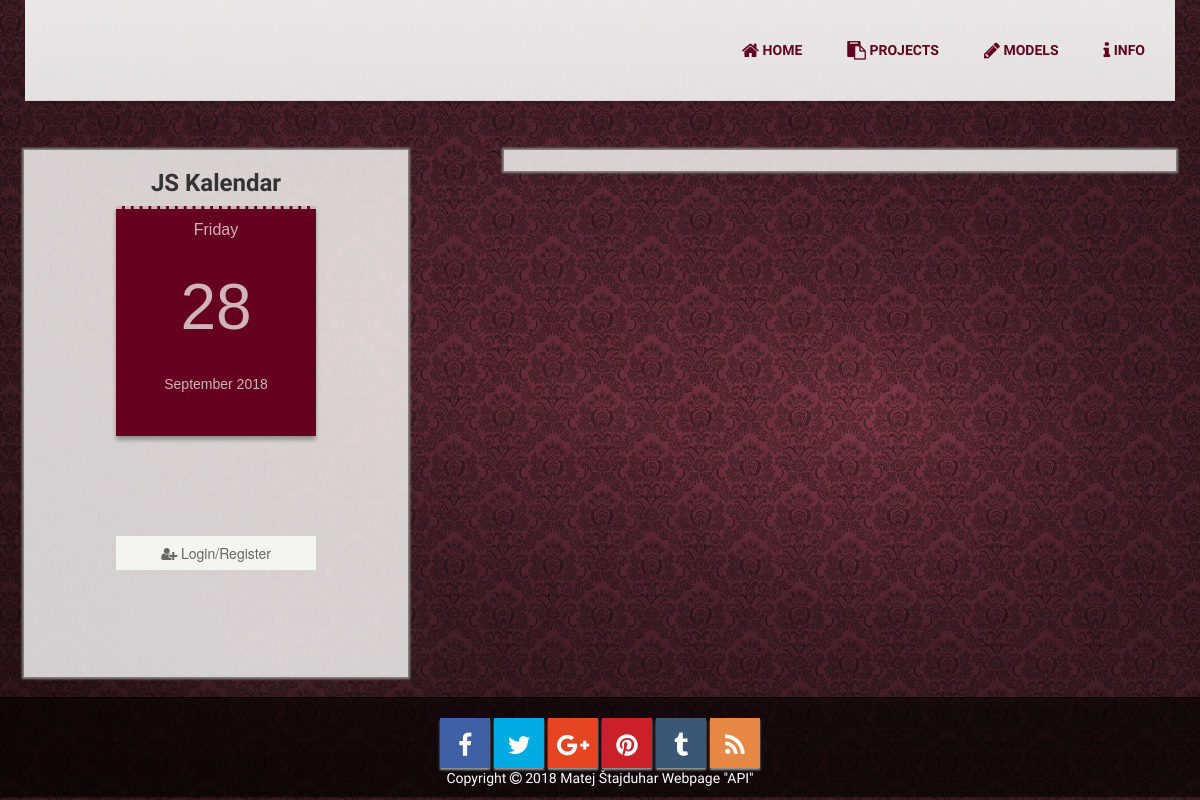
The page /projects.php on the database as committed earlier.
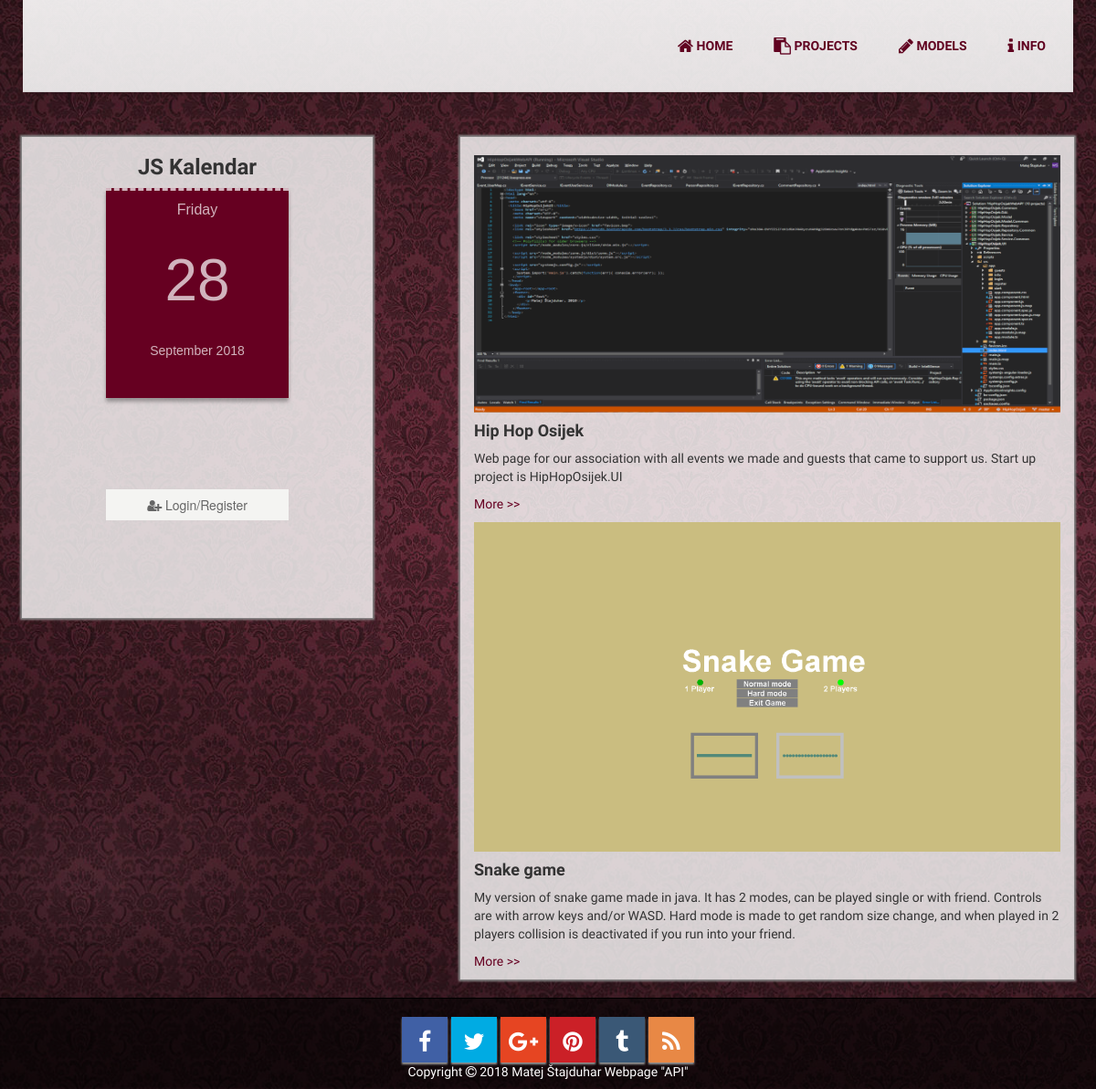
The same page on the database as committed later.
### tables this page shows
CREATE TABLE `projects` (
  `id` int(11) NOT NULL,
  `title` varchar(50) NOT NULL,
  `text` varchar(1000) NOT NULL,
  `link` varchar(100) NOT NULL
);

### projects.php (the view)
<!DOCTYPE html>
<html>
	<head>
		<?php include_once 'Shared/header.php'; ?>
	</head>
	<body>
		<div class="wrapper">
			<?php include_once 'Shared/navbar.php' ?>
			<div class="sadrzaj">
				<div class="container">
					<div class="row">
						<div class="col-sm-4">
							<?php include_once 'Shared/carelo.php' ?>
						</div>
						<div class="col-sm-7 col-sm-offset-1">
							<div class="faks">
								<div class="content row" style="padding-top: 20px;">
									<div class="col-md-12">
									<?php
										try {
											include_once 'konfig.php';
	  										$veza = new PDO($dsn, $user, $password);
	  										$izraz = $veza->prepare("select * from projects;");
	  										$izraz->execute();
	  										$rez = $izraz->fetchALL(PDO::FETCH_OBJ);
	  										foreach ($rez as $red) {
	  											?>
												<p><img src="images/projects/<?php echo $red -> title?>.png" width="100%;" height="auto;" alt=""></p>
												<h4><strong><?php echo $red -> title; ?></strong></h4>
												<p style="overflow-x: hidden;width: 100%;"><?php echo $red -> text; ?></p>
												<p><a target="_blank" href="<?php echo $red -> link; ?>">More >></a></p>
	  											<?php
	  										}
										} catch (PDOException $e) {
											print_r($e);
										}
									?>
									</div>
								</div>
							</div>
						</div>
					</div>
				</div>
			</div>
		</div>
		<?php include_once 'Shared/footer.php'; ?>
	</body>
</html>

### Shared/header.php (shortened to what this page needs)
<link rel="stylesheet" href="style.css" type="text/css">
<link rel="stylesheet" href="https://maxcdn.bootstrapcdn.com/font-awesome/4.5.0/css/font-awesome.min.css">
<link rel="stylesheet" href="http://maxcdn.bootstrapcdn.com/bootstrap/3.3.6/css/bootstrap.min.css">
<link rel="stylesheet" href="https://cdnjs.cloudflare.com/ajax/libs/font-awesome/4.7.0/css/font-awesome.min.css">
<link rel="stylesheet" href="https://maxcdn.bootstrapcdn.com/bootstrap/3.3.6/css/bootstrap.min.css">
<link rel="stylesheet" href="https://maxcdn.bootstrapcdn.com/bootstrap/3.3.6/css/bootstrap-theme.min.css">

### Shared/navbar.php (shortened to what this page needs)
<?php
$currentpage = $_SERVER['REQUEST_URI'];
$webpage = "/api/";
?>
<div class="container">
	<nav class="navbar navbar-default navbar-fixed-top" role="navigation">
		<div class="fluid-container">
			<div class="collapse navbar-collapse" id="myNavbar">
				<ul class="nav navbar-nav">
		 			<li <?php if( $currentpage == $webpage . "index.php") {echo 'class="active"';}?>>
		 				<a class="hvr-underline-from-center" href="index.php"><i class="fa fa-home fa-lg"></i>&nbsp;HOME</a>
		 			</li>
       				<li <?php if( $currentpage == $webpage . "projects.php") {echo 'class="active"';}?>>
       					<a class="hvr-underline-from-center" href="projects.php"><i class="fa fa-clipboard fa-lg"></i>&nbsp;PROJECTS</a>
       				</li>
       				<li <?php if( $currentpage == $webpage . "models.php") {echo 'class="active"';}?>>
       					<a class="hvr-underline-from-center" href="models.php"><i class="fa fa-pencil fa-lg"></i>&nbsp;MODELS</a>
       				</li>
			 		<li <?php if( $currentpage == $webpage . "info.php") {echo 'class="active"';}?>>
			 			<a class="hvr-underline-from-center" href="info.php"><i class="fa fa-info fa-lg"></i>&nbsp;INFO</a>
			 		</li>
				</ul>
			</div>
		</div>
	</nav>
</div>

### Shared/calendar.php (shortened to what this page needs)
<h3><strong>JS Kalendar</strong></h3>
<div id="calendar">
	<p id="calendar-day"></p>
	<p id="calendar-date"></p>
	<p id="calendar-month-year"></p>
</div>

### Shared/carelo.php (shortened to what this page needs)
<?php
try {
	include 'calendar.php';
	if(isset($_SESSION['login'])){
		include_once 'user.php';
		$u=unserialize($_SESSION['user']);
?>
		<br><h4>Contact me&nbsp;<i class="fa fa-envelope-o"></i></h4>
		<form role="form" method="post" action="mail.php">
			<div class="input-group">
					<input type="text" name="email" class="form-control" value="<?php echo $u->getEmail(); ?>" aria-describedby="basic-addon2">
					<span class="input-group-addon" id="basic-addon2">@example.com</span>
				</div><br>
			<div class="input-group">
					<span class="input-group-addon" id="basic-addon3">Title</span>
					<input type="text" name="Title" class="form-control" id="basic-url" aria-describedby="basic-addon3">
			</div><br>
			<textarea cols="47" rows="12" name="poruka" placeholder="Message..."></textarea><br>
			<input type="submit" value="Submit" class="btn btn-default">
		</form>
		<a href="logout.php"><input type="submit" value="Logout" class="btn btn-default"></a>
<?php
	}else{
?>
		<a id="modal_trigger" href="#modal" class="btn"><i class="fa fa-user-plus"></i>&nbsp;Login/Register</a>
	<?php
	}
}catch (PDOException $e){
	print_r($e);
}
?>

### Shared/footer.php
<div id="footer">
	<br>
	<a class="facebookBtn smGlobalBtn" href="https://www.facebook.com/matej.stajduhar.75" target="_blank"></a>
	<a class="twitterBtn smGlobalBtn" href="https://twitter.com/" target="_blank" ></a>
	<a class="googleplusBtn smGlobalBtn" href="https://plus.google.com/" target="_blank"></a>
	<a class="pinterestBtn smGlobalBtn" href="https://www.pinterest.com/" target="_blank"></a>
	<a class="tumblrBtn smGlobalBtn" href="https://www.tumblr.com/" target="_blank"></a>
	<a class="rssBtn smGlobalBtn" href="https://www.rss.com/" target="_blank"></a>
	<p>Copyright&nbsp;<i class="fa fa-copyright"></i>&nbsp;2018 Matej Štajduhar Webpage "API"</p>
</div>

### style.css (style rules this page uses)
body { font-family: 'Ubuntu', sans-serif; padding-top: 150px; background: url("images/3.jpg"); z-index: 1; background-position: center center; background-repeat: no-repeat; background-attachment: fixed; background-size: cover; background-color: #464646; padding-bottom: 20px; }
* { border-radius: 0 !important; }
.container { max-width: 1152px; margin-left: auto; margin-right:auto; transition: top 0.2s ease-in-out; }
h4 { font-family: font-family: 'Ubuntu', sans-serif; }
@media (min-width: 768px) { .navbar .navbar-nav { display: inline-block; float:right; vertical-align: top; } }
@media (min-width: 768px) { .navbar .navbar-collapse { text-align: center; } }
.navbar { opacity: 0.9; position: fixed !important; max-width: 1150px; margin-left: auto; margin-right:auto; }
.navbar-default .navbar-collapse .nav >li >a { text-decoration: none; font-weight: bold; color: #660021; font-family: 'Ubuntu', sans-serif; padding-right: 30px; padding-top: 40px; padding-bottom: 40px; }
.col-sm-4 { background-color: rgba(255, 255, 255, 0.8); -moz-box-shadow: 0 0 2px 2px #888; -webkit-box-shadow: 0 0 2px 2px#888; box-shadow: 0 0 2px 2px #888; margin-right: 0px; text-align: center; padding-bottom: 7px; }
.col-sm-4 h3 { font-family: 'Ubuntu', sans-serif; }
.col-sm-7 { background-color: rgba(255, 255, 255, 0.8); -moz-box-shadow: 0 0 2px 2px #888; -webkit-box-shadow: 0 0 2px 2px#888; box-shadow: 0 0 2px 2px #888; font-family: 'Ubuntu', sans-serif; }
.col-sm-7 a:link { text-decoration: none; color: #660021; }
.hvr-underline-from-center { display: inline-block; vertical-align: middle; -webkit-transform: translateZ(0); transform: translateZ(0); box-shadow: 0 0 1px rgba(0, 0, 0, 0); -webkit-backface-visibility: hidden; backface-visibility: hidden; -moz-osx-font-smoothing: grayscale; position: relative; overflow: hidden; }
.hvr-underline-from-center:before { content: ""; position: absolute; z-index: -1; left: 50%; right: 50%; bottom: 0; background: #b30039; height: 4px; -webkit-transition-property: left, right; transition-property: left, right; -webkit-transition-duration: 0.3s; transition-duration: 0.3s; -webkit-transition-timing-function: ease-out; transition-timing-function: ease-out; }
#modal_trigger { margin:100px auto; width:200px; display:block; }
.btn { padding:10px 20px; background: #F4F4F2; }
a.btn { color:#666; text-align: center; text-decoration: none; }
#calendar { margin-top: 10px; margin-left: auto; margin-right: auto; width: 200px; height: 230px; background-color: #660021; color: #fff; border-radius: 5%; box-shadow: 0 4px 4px 0 rgba(50, 50, 50, 0.4); }
#calendar>p { font-family: Verdana, Arial, sans-serif; padding: 10px 0; margin: 0; color: #fff; opacity: 0.7; text-align: center; }
#calendar-day { border-top: dashed; font-size: 16px; }
#calendar-month-year { font-size: 14px; }
#calendar-date { font-size: 64px; padding-top: 10px; padding-bottom: 0; }
#footer { background-color:rgba(0,0,0,0.6); width:100%; height:100px; position:absolute; margin-top: 20px; border-top: 1px solid black; text-align: center; float: bottom; }
#footer p { color: #FFFFFF; font-family: 'Ubuntu', sans-serif; }
.smGlobalBtn { display: inline-block; position: relative; cursor: pointer; width: 50px; height: 50px; box-shadow: 0 2px 2px #999; text-decoration: none; text-align: center; color: #fff; font-size: 25px; font-weight: normal; line-height: 2em; border-radius: 25px; -moz-border-radius:25px; -webkit-border-radius:25px; }
.facebookBtn { background: #4060A5; text-decoration: none; }
.facebookBtn:before { font-family: "FontAwesome"; content: "\f09a"; }
.twitterBtn { background: #00ABE3; }
.twitterBtn:before { font-family: "FontAwesome"; content: "\f099"; }
.googleplusBtn { background: #e64522; }
.googleplusBtn:before { font-family: "FontAwesome"; content: "\f0d5"; }
.pinterestBtn { background: #cb2027; }
.pinterestBtn:before { font-family: "FontAwesome"; content: "\f0d2"; }
.tumblrBtn { background: #3a5876; }
.tumblrBtn:before { font-family: "FontAwesome"; content: "\f173"; }
.rssBtn { background: #e88845; }
.rssBtn:before { font-family: "FontAwesome"; content: "\f09e"; }
#footer a { position: relative; }

Rows that differ between the two databases and show on the page:
added projects: title (picture), title "Hip Hop Osijek", text "Web page for our association with all events we made and guests that came to support us. Start up project is HipHopOsijek.UI"
added projects: title (picture), title "Snake game", text "My version of snake game made in java. It has 2 modes, can be played single or with friend. Controls are with arrow keys and/or WASD. Hard mode is made to get random size change, and when played in 2 players collision is deactivated if you run into your friend."
